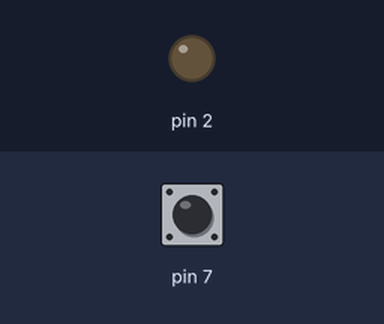
Recording of a sketch running on a simulated Arduino Uno, built with avr-gcc and run on an emulated ATmega328P. Shown: output pins drawn as LEDs (lit = HIGH). The inputs (shaded band) are chosen by the test bench; at power-on: pin 7 HIGH. What the sketch prints to the serial monitor is not drawn.

Above: at 1.2 s.
1.3 s: pin 7 pulled LOW for 0.15 s
At 1.38 s:
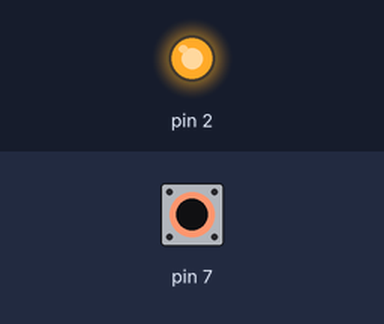
2.9 s: pin 7 pulled LOW for 3.2 s
At 7.3 s:
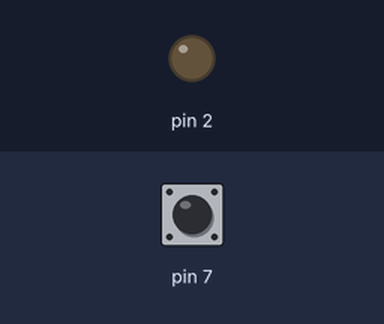
Timing chart, 0 to 8.8 s (numbered marks = the images above; inputs shaded):
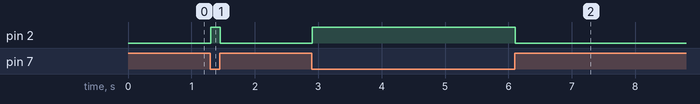

Measured:
- after the input at 1.3 s, pin 2: LOW → HIGH at once, → LOW 0.15 s later
- after the input at 2.9 s, pin 2: LOW → HIGH at once, → LOW 3.2 s later

The sketch:

04-ledComBotao.ino
```cpp
/*Autor: André Lubawski
 *Data: 10/03/2021
 *
 * Nesse programa, o led é ativado através de um botão
 */
void setup() {
 pinMode(2, OUTPUT);
 pinMode(7, INPUT_PULLUP);
 Serial.begin(9600);
}

void loop() {
  int botaoEstadoAtual = digitalRead(7);
  Serial.println(botaoEstadoAtual);
  /*
   * no monitor serial, o estado deve indicar '1', quando o botão ficar
   * pressionado(MANTENHA O BOTÃO PRESSIONADO!), o estado deve ser alterado para zero
   */
   if(botaoEstadoAtual == 0){
    digitalWrite(2, HIGH);//quero que o led fique aceso quando o botão estiver pressionado
   }else{
    digitalWrite(2, LOW);
   }
}
```
